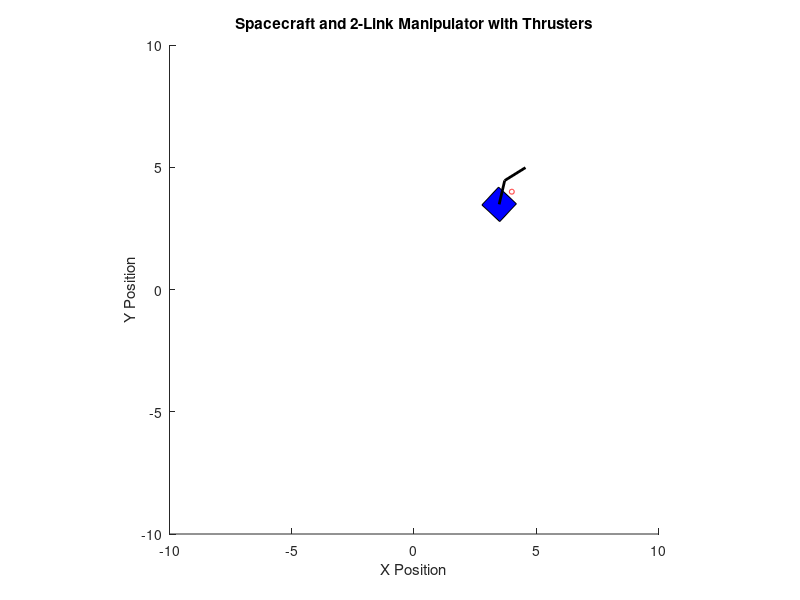
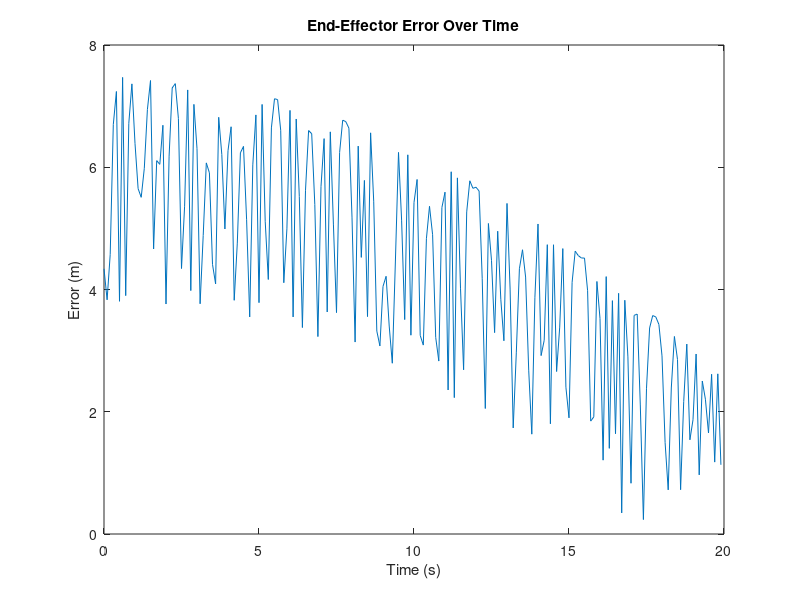
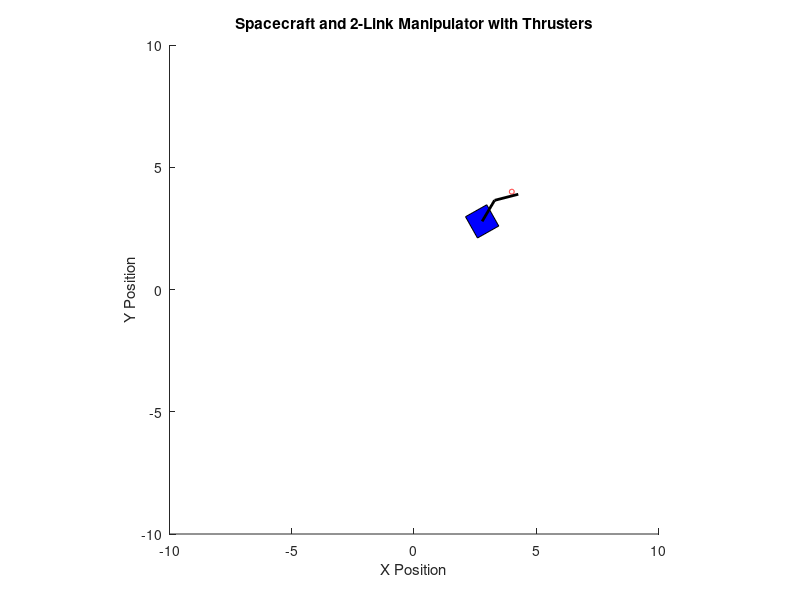
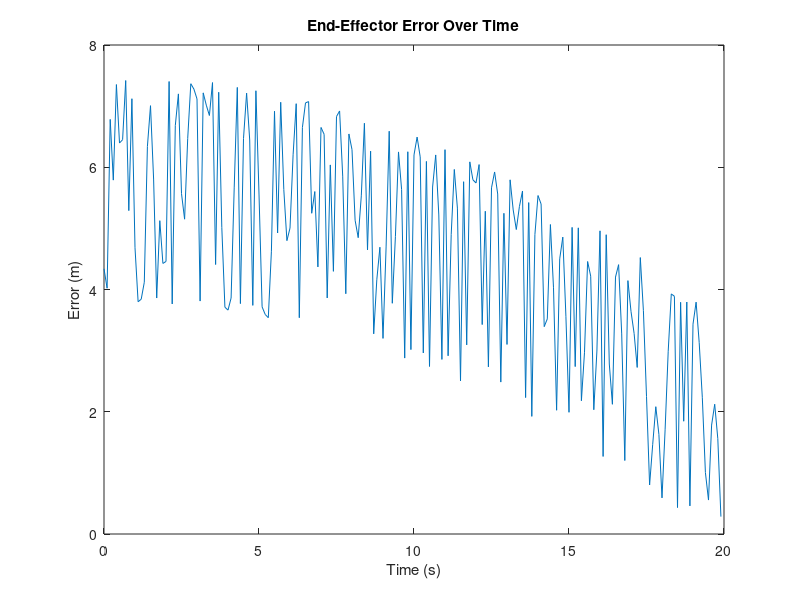

Write the MATLAB code that produced these figures, in order.
%% Spinning intensely 
clc;
clear;
close all;

% Constants
mass_satellite = 10.0;    % Mass of the satellite
inertia_satellite = 10.0; % Moment of inertia of the satellite
l1 = 1; l2 = 1;           % Link lengths
m1 = 5; m2 = 5;           % Link masses
Kp_end_effector = 50; Kd_end_effector = 10; % End-effector PD gains
thruster_force = 0.25;      % Small thrust boost
boundary_limit = 10;       % Bounds for the simulation space

% Simulation parameters
t_final = 20; dt = 0.1;
num_steps = t_final / dt;
time = 0:dt:t_final-dt; % Time vector

% Initial conditions: [x, y, theta, q1, q2, vx, vy, omega, dq1, dq2]
state = [0; 0; 0; deg2rad(30); deg2rad(-45); 0; 0; 0; 0; 0]; % Initial state

% Target position
target_position = [4; 4]; % 2D position
goal_tolerance = 0.1;

% Data storage for analysis and visualization
state_history = zeros(length(state), num_steps);
thrust_history = zeros(2, num_steps); % To track thruster activations
x_tilde_history = zeros(2, num_steps); % End-effector error
torque_history = zeros(1, num_steps); % Reaction torque from manipulator

for i = 1:num_steps
    % Store state
    state_history(:, i) = state;

    % Extract current values
    position = state(1:2);
    theta = state(3);
    q1 = state(4); q2 = state(5);
    velocity = state(6:7);
    omega = state(8);
    dq1 = state(9); dq2 = state(10);

    % Compute current end-effector position using forward kinematics
    R = [cos(theta), -sin(theta); sin(theta), cos(theta)];
    p1 = position + R * [l1 * cos(q1); l1 * sin(q1)];
    end_effector = p1 + R * [l2 * cos(q1 + q2); l2 * sin(q1 + q2)];

    % Check if the end effector has reached the target
    if norm(end_effector - target_position) < goal_tolerance
        disp('End effector reached the target!');
        state_history = state_history(:, 1:i); % Trim unused steps
        thrust_history = thrust_history(:, 1:i); % Trim thrust history
        x_tilde_history = x_tilde_history(:, 1:i); % Trim error history
        torque_history = torque_history(:, 1:i); % Trim torques
        break;
    end

    % End-effector control
    x_tilde = end_effector - target_position; % Position error
    dx_tilde = R * ([l1 * -sin(q1), -l2 * sin(q1 + q2); l1 * cos(q1), l2 * cos(q1 + q2)] * [dq1; dq2]); % Velocity error
    x_tilde_history(:, i) = x_tilde; % Log position error

    % Jacobian matrix for the 2-link manipulator
    J = [
        -l1 * sin(q1) - l2 * sin(q1 + q2), -l2 * sin(q1 + q2);
        l1 * cos(q1) + l2 * cos(q1 + q2),  l2 * cos(q1 + q2)
    ];

    % PD control for the manipulator in end-effector space
    tau_manipulator = -J' * (Kp_end_effector * x_tilde + Kd_end_effector * dx_tilde);
    torque_history(i) = sum(tau_manipulator); % Log reaction torque

    % Dynamics of manipulator
    ddq = [0; 0]; % Manipulator dynamics placeholder (or compute as needed)

    % Update manipulator state
    dq1 = dq1 + ddq(1) * dt; q1 = q1 + dq1 * dt;
    dq2 = dq2 + ddq(2) * dt; q2 = q2 + dq2 * dt;

    % Update spacecraft dynamics (reaction torques from manipulator)
    domega_dt = sum(tau_manipulator) / inertia_satellite; % Angular acceleration
    omega = omega + domega_dt * dt; % Update angular velocity
    theta = theta + omega * dt; % Update orientation

    % Thruster control: Constant thrust toward target
    position_error = target_position - position; % Error in spacecraft position
    thrust = thruster_force * position_error / norm(position_error); % Normalize thrust vector
    thrust_history(:, i) = thrust; % Log thrust

    % Compute spacecraft dynamics
    dposition_dt = velocity; % Velocity affects position
    dvelocity_dt = thrust / mass_satellite; % Thrusters affect velocity
    position = position + dposition_dt * dt;
    velocity = velocity + dvelocity_dt * dt;

    % Update state vector
    state = [position; theta; q1; q2; velocity; omega; dq1; dq2];
end


% Visualization
figure;
hold on;
axis equal;
xlim([-boundary_limit, boundary_limit]);
ylim([-boundary_limit, boundary_limit]);
title('Spacecraft and 2-Link Manipulator with Thrusters');
xlabel('X Position');
ylabel('Y Position');

% Draw target as a circle
viscircles(target_position', goal_tolerance, 'Color', 'r', 'LineWidth', 0.5);

% Define spacecraft and manipulator shapes
spacecraft_shape = [-0.5, -0.5; 0.5, -0.5; 0.5, 0.5; -0.5, 0.5]'; % Square spacecraft
link1 = [0, 0; l1, 0]';
link2 = [0, 0; l2, 0]';

% Create plots
h_spacecraft = fill(spacecraft_shape(1, :), spacecraft_shape(2, :), 'b');
h_link1 = plot([0, 0], [0, 0], 'k', 'LineWidth', 2); % Link 1
h_link2 = plot([0, 0], [0, 0], 'k', 'LineWidth', 2); % Link 2

for k = 1:size(state_history, 2)
    % Extract states
    x = state_history(1, k);
    y = state_history(2, k);
    theta = state_history(3, k);
    q1 = state_history(4, k);
    q2 = state_history(5, k);

    % Rotate and translate spacecraft
    R = [cos(theta), -sin(theta); sin(theta), cos(theta)];
    rotated_spacecraft = R * spacecraft_shape;
    set(h_spacecraft, 'XData', rotated_spacecraft(1, :) + x, 'YData', rotated_spacecraft(2, :) + y);

    % Forward kinematics for manipulator
    p1 = [x; y] + R * [l1*cos(q1); l1*sin(q1)];
    p2 = p1 + R * [l2*cos(q1 + q2); l2*sin(q1 + q2)];
    set(h_link1, 'XData', [x, p1(1)], 'YData', [y, p1(2)]);
    set(h_link2, 'XData', [p1(1), p2(1)], 'YData', [p1(2), p2(2)]);

    pause(0.05); % Control animation speed
end
hold off;

% Additional plots (e.g., position errors, torques, etc.)
figure;
plot(time, vecnorm(x_tilde_history, 2, 1));
title('End-Effector Error Over Time');
xlabel('Time (s)');
ylabel('Error (m)');

%% 
clc;
clear;
close all;

% Constants
mass_satellite = 10.0;    % Mass of the satellite
inertia_satellite = 10.0; % Moment of inertia of the satellite
l1 = 1; l2 = 1;           % Link lengths
m1 = 5; m2 = 5;           % Link masses
Kp_end_effector = 100;    % Increased Position Gain
Kd_end_effector = 50;     % Increased Damping Gain
thruster_force = 0.2;     % Increased thrust boost
boundary_limit = 10;      % Bounds for the simulation space

% Simulation parameters
t_final = 20; dt = 0.1;
num_steps = t_final / dt;
time = 0:dt:t_final-dt; % Time vector

% Initial conditions: [x, y, theta, q1, q2, vx, vy, omega, dq1, dq2]
state = [0; 0; 0; deg2rad(30); deg2rad(-45); 0; 0; 0; 0; 0]; % Initial state

% Target position
target_position = [4; 4]; % 2D position
goal_tolerance = 0.1;

% Data storage for analysis and visualization
state_history = zeros(length(state), num_steps);
thrust_history = zeros(2, num_steps); % To track thruster activations
x_tilde_history = zeros(2, num_steps); % End-effector error
torque_history = zeros(1, num_steps); % Reaction torque from manipulator

for i = 1:num_steps
    % Store state
    state_history(:, i) = state;

    % Extract current values
    position = state(1:2);
    theta = state(3);
    q1 = state(4); q2 = state(5);
    velocity = state(6:7);
    omega = state(8);
    dq1 = state(9); dq2 = state(10);

    % Compute current end-effector position using forward kinematics
    R = [cos(theta), -sin(theta); sin(theta), cos(theta)];
    p1 = position + R * [l1 * cos(q1); l1 * sin(q1)];
    end_effector = p1 + R * [l2 * cos(q1 + q2); l2 * sin(q1 + q2)];

    % Check if the end effector has reached the target
    if norm(end_effector - target_position) < goal_tolerance
        disp('End effector reached the target!');
        state_history = state_history(:, 1:i); % Trim unused steps
        thrust_history = thrust_history(:, 1:i); % Trim thrust history
        x_tilde_history = x_tilde_history(:, 1:i); % Trim error history
        torque_history = torque_history(:, 1:i); % Trim torques
        break;
    end

    % End-effector control
    x_tilde = end_effector - target_position; % Position error
    dx_tilde = R * ([l1 * -sin(q1), -l2 * sin(q1 + q2); l1 * cos(q1), l2 * cos(q1 + q2)] * [dq1; dq2]); % Velocity error
    x_tilde_history(:, i) = x_tilde; % Log position error

    % Jacobian matrix for the 2-link manipulator
    J = [
        -l1 * sin(q1) - l2 * sin(q1 + q2), -l2 * sin(q1 + q2);
        l1 * cos(q1) + l2 * cos(q1 + q2),  l2 * cos(q1 + q2)
    ];

    % PD control for the manipulator in end-effector space
    tau_manipulator = -J' * (Kp_end_effector * x_tilde + Kd_end_effector * dx_tilde);
    torque_history(i) = sum(tau_manipulator); % Log reaction torque

    % Dynamics of manipulator
    ddq = [0; 0]; % Placeholder for manipulator dynamics

    % Update manipulator state
    dq1 = dq1 + ddq(1) * dt; q1 = q1 + dq1 * dt;
    dq2 = dq2 + ddq(2) * dt; q2 = q2 + dq2 * dt;

    % Update spacecraft dynamics (reaction torques from manipulator)
    domega_dt = sum(tau_manipulator) / inertia_satellite; % Angular acceleration
    omega = omega + domega_dt * dt; % Update angular velocity
    theta = theta + omega * dt; % Update orientation

    % Thruster control: Constant thrust toward target
    position_error = target_position - position; % Error in spacecraft position
    thrust = thruster_force * position_error / norm(position_error); % Normalize thrust vector
    thrust_history(:, i) = thrust; % Log thrust

    % Compute spacecraft dynamics
    dposition_dt = velocity; % Velocity affects position
    dvelocity_dt = thrust / mass_satellite; % Thrusters affect velocity
    position = position + dposition_dt * dt;
    velocity = velocity + dvelocity_dt * dt;

    % Update state vector
    state = [position; theta; q1; q2; velocity; omega; dq1; dq2];
end

% Visualization
figure;
hold on;
axis equal;
xlim([-boundary_limit, boundary_limit]);
ylim([-boundary_limit, boundary_limit]);
title('Spacecraft and 2-Link Manipulator with Thrusters');
xlabel('X Position');
ylabel('Y Position');

% Draw the target as a circle
viscircles(target_position', goal_tolerance, 'Color', 'r', 'LineWidth', 0.5);

% Define spacecraft and manipulator shapes
spacecraft_shape = [-0.5, -0.5; 0.5, -0.5; 0.5, 0.5; -0.5, 0.5]'; % Square spacecraft
link1 = [0, 0; l1, 0]';
link2 = [0, 0; l2, 0]';

% Create plots
h_spacecraft = fill(spacecraft_shape(1, :), spacecraft_shape(2, :), 'b');
h_link1 = plot([0, 0], [0, 0], 'k', 'LineWidth', 2); % Link 1
h_link2 = plot([0, 0], [0, 0], 'k', 'LineWidth', 2); % Link 2

for k = 1:size(state_history, 2)
    % Extract states
    x = state_history(1, k);
    y = state_history(2, k);
    theta = state_history(3, k);
    q1 = state_history(4, k);
    q2 = state_history(5, k);

    % Rotate and translate spacecraft
    R = [cos(theta), -sin(theta); sin(theta), cos(theta)];
    rotated_spacecraft = R * spacecraft_shape;
    set(h_spacecraft, 'XData', rotated_spacecraft(1, :) + x, 'YData', rotated_spacecraft(2, :) + y);

    % Forward kinematics for manipulator
    p1 = [x; y] + R * [l1*cos(q1); l1*sin(q1)];
    p2 = p1 + R * [l2*cos(q1 + q2); l2*sin(q1 + q2)];
    set(h_link1, 'XData', [x, p1(1)], 'YData', [y, p1(2)]);
    set(h_link2, 'XData', [p1(1), p2(1)], 'YData', [p1(2), p2(2)]);

    pause(0.05); % Control animation speed
end
hold off;

% Additional plots
figure;
plot(time, vecnorm(x_tilde_history, 2, 1));
title('End-Effector Error Over Time');
xlabel('Time (s)');
ylabel('Error (m)');

%% Coupled Manipulator and space craft dynamics
clc;
clear;
close all;

% Constants
mass_satellite = 10.0;    % Mass of the satellite
inertia_satellite = 10.0; % Moment of inertia of the satellite
l1 = 1; l2 = 1;           % Link lengths
m1 = 5; m2 = 5;           % Link masses
Kp_end_effector = 100;    % End-effector proportional gain (increased)
Kd_end_effector = 50;     % End-effector damping gain
thruster_force = 0.2;     % Thruster boost
boundary_limit = 10;      % Bounds for the simulation space

% Simulation parameters
t_final = 20; dt = 0.1;
num_steps = t_final / dt;
time = 0:dt:t_final-dt; % Time vector

% Initial conditions: [x, y, theta, q1, q2, vx, vy, omega, dq1, dq2]
state = [0; 0; 0; deg2rad(30); deg2rad(-45); 0; 0; 0; 0; 0]; % Initial state

% Target position
target_position = [4; 4]; % 2D position
goal_tolerance = 0.1;

% Data storage for analysis and visualization
state_history = zeros(length(state), num_steps);
x_tilde_history = zeros(2, num_steps); % End-effector error
torque_history = zeros(1, num_steps); % Reaction torque from manipulator

for i = 1:num_steps
    % Store state
    state_history(:, i) = state;

    % Extract current values
    position = state(1:2);
    phi = state(3); % Current orientation
    q1 = state(4); q2 = state(5);
    velocity = state(6:7);
    omega = state(8);
    dq1 = state(9); dq2 = state(10);

    % Compute current end-effector position using forward kinematics
    R = [cos(phi), -sin(phi); sin(phi), cos(phi)];
    p1 = position + R * [l1 * cos(q1); l1 * sin(q1)];
    end_effector = p1 + R * [l2 * cos(q1 + q2); l2 * sin(q1 + q2)];

    % Check if the end effector has reached the target
    if norm(end_effector - target_position) < goal_tolerance
        disp('End effector reached the target!');
        state_history = state_history(:, 1:i); % Trim unused steps
        x_tilde_history = x_tilde_history(:, 1:i); % Trim error history
        torque_history = torque_history(:, 1:i); % Trim torques
        break;
    end

    % End-effector control
    x_tilde = end_effector - target_position; % Position error
    dx_tilde = R * ([l1 * -sin(q1), -l2 * sin(q1 + q2); l1 * cos(q1), l2 * cos(q1 + q2)] * [dq1; dq2]); % Velocity error
    x_tilde_history(:, i) = x_tilde; % Log position error

    % Jacobian matrix for the 2-link manipulator
    J = [
        -l1 * sin(q1) - l2 * sin(q1 + q2), -l2 * sin(q1 + q2);
        l1 * cos(q1) + l2 * cos(q1 + q2),  l2 * cos(q1 + q2)
    ];

    % PD control for the manipulator in end-effector space
    tau_manipulator = -J' * (Kp_end_effector * x_tilde + Kd_end_effector * dx_tilde);

    % Reaction torque from manipulator affects spacecraft
    tau_reaction = -sum(tau_manipulator); % Reaction torque on spacecraft
    torque_history(i) = tau_reaction;

    % Dynamics of manipulator
    H11 = m1*0.5^2 + m2*(l1^2 + l2^2) + 2*m2*l1*l2*cos(q2) + inertia_satellite;
    H22 = m2*l2^2 + inertia_satellite;
    H12 = m2*l1*l2*cos(q2);
    H = [H11, H12; H12, H22];

    % Velocity-dependent forces (Coriolis)
    h = -m2 * l1 * l2 * sin(q2);
    C = [h * dq2, h * (dq1 + dq2); -h * dq1, 0];

    % Joint accelerations
    ddq = H \ (tau_manipulator - C * [dq1; dq2]);

    % Update manipulator state
    dq1 = dq1 + ddq(1) * dt; q1 = q1 + dq1 * dt;
    dq2 = dq2 + ddq(2) * dt; q2 = q2 + dq2 * dt;

    % Update spacecraft dynamics using manipulator reaction torque
    domega_dt = tau_reaction / inertia_satellite; % Angular acceleration
    omega = omega + domega_dt * dt; % Update angular velocity
    phi = phi + omega * dt; % Update orientation

    % Thruster control: Constant thrust toward target
    position_error = target_position - position; % Error in spacecraft position
    thrust = thruster_force * position_error / norm(position_error); % Normalize thrust vector

    % Compute spacecraft translational dynamics
    dposition_dt = velocity; % Velocity affects position
    dvelocity_dt = thrust / mass_satellite; % Thrusters affect velocity
    position = position + dposition_dt * dt;
    velocity = velocity + dvelocity_dt * dt;

    % Update state vector
    state = [position; phi; q1; q2; velocity; omega; dq1; dq2];
end

% Visualization
figure;
hold on;
axis equal;
xlim([-boundary_limit, boundary_limit]);
ylim([-boundary_limit, boundary_limit]);
title('Spacecraft and 2-Link Manipulator with Reaction Control');
xlabel('X Position');
ylabel('Y Position');

% Draw the target as a circle
viscircles(target_position', goal_tolerance, 'Color', 'r', 'LineWidth', 0.5);

% Define spacecraft and manipulator shapes
spacecraft_shape = [-0.5, -0.5; 0.5, -0.5; 0.5, 0.5; -0.5, 0.5]'; % Square spacecraft
link1 = [0, 0; l1, 0]';
link2 = [0, 0; l2, 0]';

% Create plots
h_spacecraft = fill(spacecraft_shape(1, :), spacecraft_shape(2, :), 'b');
h_link1 = plot([0, 0], [0, 0], 'k', 'LineWidth', 2); % Link 1
h_link2 = plot([0, 0], [0, 0], 'k', 'LineWidth', 2); % Link 2

for k = 1:size(state_history, 2)
    % Extract states
    x = state_history(1, k);
    y = state_history(2, k);
    phi = state_history(3, k);
    q1 = state_history(4, k);
    q2 = state_history(5, k);

    % Rotate and translate spacecraft
    R = [cos(phi), -sin(phi); sin(phi), cos(phi)];
    rotated_spacecraft = R * spacecraft_shape;
    set(h_spacecraft, 'XData', rotated_spacecraft(1, :) + x, 'YData', rotated_spacecraft(2, :) + y);

    % Forward kinematics for manipulator
    p1 = [x; y] + R * [l1*cos(q1); l1*sin(q1)];
    p2 = p1 + R * [l2*cos(q1 + q2); l2*sin(q1 + q2)];
    set(h_link1, 'XData', [x, p1(1)], 'YData', [y, p1(2)]);
    set(h_link2, 'XData', [p1(1), p2(1)], 'YData', [p1(2), p2(2)]);

    pause(0.05); % Control animation speed
end
hold off;

% Additional plots
figure;
plot(time, vecnorm(x_tilde_history, 2, 1));
title('End-Effector Error Over Time');
xlabel('Time (s)');
ylabel('Error (m)');

%% WORKING!!! Coupled Manipulator + S/C dynamics with PD control
clc;
clear;
close all;

% Constants
mass_satellite = 10.0;    % Mass of the satellite
inertia_satellite = 10.0; % Moment of inertia of the satellite
l1 = 1; l2 = 1;           % Link lengths
m1 = 5; m2 = 5;           % Link masses
Kp_end_effector = 100;    % End-effector proportional gain
Kd_end_effector = 50;     % End-effector damping gain
thruster_force = 0.2;     % Thruster boost
boundary_limit = 10;      % Bounds for the simulation space

% Limits
q_limit = deg2rad(150);    % Maximum joint angle limit
dq_limit = deg2rad(50);    % Maximum joint velocity limit
omega_limit = 1;           % Maximum satellite angular velocity

% Regularization factor for Jacobian (to avoid singularities)
regularization_factor = 1e-6;

% Simulation parameters
t_final = 100; dt = 0.1;
num_steps = t_final / dt;
time = 0:dt:t_final-dt; % Time vector

% Initial conditions: [x, y, theta, q1, q2, vx, vy, omega, dq1, dq2]
state = [0; 0; 0; deg2rad(30); deg2rad(-45); 0; 0; 0; 0; 0]; % Initial state

% Target position
target_position = [4; 4]; % 2D position
goal_tolerance = 0.1;

% Data storage for analysis and visualization
state_history = zeros(length(state), num_steps);
x_tilde_history = zeros(2, num_steps); % End-effector error

for i = 1:num_steps
    % Store state
    state_history(:, i) = state;

    % Extract current values
    position = state(1:2);
    phi = state(3); % Current orientation
    q1 = state(4); q2 = state(5);
    velocity = state(6:7);
    omega = state(8);
    dq1 = state(9); dq2 = state(10);

    % Compute current end-effector position using forward kinematics
    R = [cos(phi), -sin(phi); sin(phi), cos(phi)];
    p1 = position + R * [l1 * cos(q1); l1 * sin(q1)];
    end_effector = p1 + R * [l2 * cos(q1 + q2); l2 * sin(q1 + q2)];

    % Check if the end effector has reached the target
    if norm(end_effector - target_position) < goal_tolerance
        disp('End effector reached the target!');
        state_history = state_history(:, 1:i); % Trim unused steps
        x_tilde_history = x_tilde_history(:, 1:i); % Trim error history
        break;
    end

    % End-effector control
    x_tilde = end_effector - target_position; % Position error
    dx_tilde = R * ([l1 * -sin(q1), -l2 * sin(q1 + q2); l1 * cos(q1), l2 * cos(q1 + q2)] * [dq1; dq2]); % Velocity error
    x_tilde_history(:, i) = x_tilde; % Log position error

    % Jacobian matrix for the 2-link manipulator
    J = [
        -l1 * sin(q1) - l2 * sin(q1 + q2), -l2 * sin(q1 + q2);
        l1 * cos(q1) + l2 * cos(q1 + q2),  l2 * cos(q1 + q2)
    ];

    % Add regularization to the Jacobian
    J_reg = J' * J + regularization_factor * eye(2);

    % PD control for the manipulator in end-effector space
    tau_manipulator = -J_reg \ J' * (Kp_end_effector * x_tilde + Kd_end_effector * dx_tilde);

    % Reaction torque from manipulator affects spacecraft
    tau_reaction = -sum(tau_manipulator); % Reaction torque on spacecraft

    % Dynamics of manipulator
    H11 = m1 * 0.5^2 + m2 * (l1^2 + l2^2) + 2 * m2 * l1 * l2 * cos(q2) + inertia_satellite;
    H22 = m2 * l2^2 + inertia_satellite;
    H12 = m2 * l1 * l2 * cos(q2);
    H = [H11, H12; H12, H22];

    % Velocity-dependent forces (Coriolis)
    h = -m2 * l1 * l2 * sin(q2);
    C = [h * dq2, h * (dq1 + dq2); -h * dq1, 0];

    % Joint accelerations
    ddq = H \ (tau_manipulator - C * [dq1; dq2]);

    % Update manipulator state with limits
    dq1 = max(min(dq1 + ddq(1) * dt, dq_limit), -dq_limit);
    dq2 = max(min(dq2 + ddq(2) * dt, dq_limit), -dq_limit);
    q1 = max(min(q1 + dq1 * dt, q_limit), -q_limit);
    q2 = max(min(q2 + dq2 * dt, q_limit), -q_limit);

    % Update spacecraft dynamics using manipulator reaction torque
    domega_dt = tau_reaction / inertia_satellite; % Angular acceleration
    omega = max(min(omega + domega_dt * dt, omega_limit), -omega_limit); % Update angular velocity
    phi = phi + omega * dt; % Update orientation

    % Thruster control: Constant thrust toward target
    position_error = target_position - position; % Error in spacecraft position
    thrust = thruster_force * position_error / max(norm(position_error), 1e-6); % Normalize thrust vector

    % Compute spacecraft translational dynamics
    dposition_dt = velocity; % Velocity affects position
    dvelocity_dt = thrust / mass_satellite; % Thrusters affect velocity
    position = position + dposition_dt * dt;
    velocity = velocity + dvelocity_dt * dt;

    % Update state vector
    state = [position; phi; q1; q2; velocity; omega; dq1; dq2];
end

% Visualization
figure;
hold on;
axis equal;
xlim([-boundary_limit, boundary_limit]);
ylim([-boundary_limit, boundary_limit]);
title('Spacecraft and 2-Link Manipulator with Reaction Control');
xlabel('X Position');
ylabel('Y Position');

% Draw the target as a circle
viscircles(target_position', goal_tolerance, 'Color', 'r', 'LineWidth', 0.5);

% Define spacecraft and manipulator shapes
spacecraft_shape = [-0.5, -0.5; 0.5, -0.5; 0.5, 0.5; -0.5, 0.5]'; % Square spacecraft
link1 = [0, 0; l1, 0]';
link2 = [0, 0; l2, 0]';

% Create plots
h_spacecraft = fill(spacecraft_shape(1, :), spacecraft_shape(2, :), 'b');
h_link1 = plot([0, 0], [0, 0], 'k', 'LineWidth', 2); % Link 1
h_link2 = plot([0, 0], [0, 0], 'k', 'LineWidth', 2);

for k = 1:size(state_history, 2)
    % Extract states
    x = state_history(1, k);
    y = state_history(2, k);
    phi = state_history(3, k);
    q1 = state_history(4, k);
    q2 = state_history(5, k);

    % Rotate and translate spacecraft
    R = [cos(phi), -sin(phi); sin(phi), cos(phi)];
    rotated_spacecraft = R * spacecraft_shape;
    set(h_spacecraft, 'XData', rotated_spacecraft(1, :) + x, 'YData', rotated_spacecraft(2, :) + y);

    % Forward kinematics for manipulator
    p1 = [x; y] + R * [l1*cos(q1); l1*sin(q1)];
    p2 = p1 + R * [l2*cos(q1 + q2); l2*sin(q1 + q2)];
    set(h_link1, 'XData', [x, p1(1)], 'YData', [y, p1(2)]);
    set(h_link2, 'XData', [p1(1), p2(1)], 'YData', [p1(2), p2(2)]);

    pause(0.05); % Control animation speed
end

hold off;

% Adjust time vector to match the size of x_tilde_history
time_trimmed = time(1:size(x_tilde_history, 2));

% Plot the end-effector error over time
figure;
plot(time_trimmed, vecnorm(x_tilde_history, 2, 1));
title('End-Effector Error Over Time');
xlabel('Time (s)');
ylabel('Error (m)');

